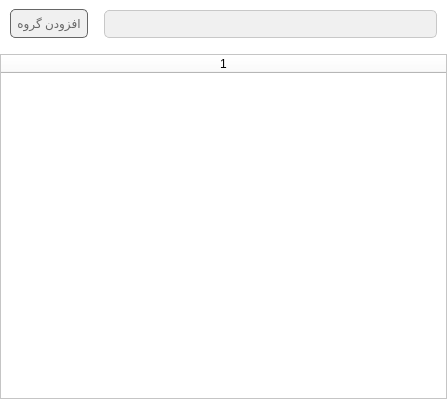
<?xml version="1.0" encoding="UTF-8"?>
<ui version="4.0">
 <class>GroupsWindow</class>
 <widget class="QDialog" name="GroupsWindow">
  <property name="geometry">
   <rect>
    <x>0</x>
    <y>0</y>
    <width>447</width>
    <height>399</height>
   </rect>
  </property>
  <property name="windowTitle">
   <string>Dialog</string>
  </property>
  <property name="styleSheet">
   <string notr="true">QWidget{
background-color: rgb(255, 255, 255);
	font: 8pt &quot;IRANSans&quot;;
}</string>
  </property>
  <layout class="QGridLayout" name="gridLayout">
   <property name="leftMargin">
    <number>0</number>
   </property>
   <property name="topMargin">
    <number>0</number>
   </property>
   <property name="rightMargin">
    <number>0</number>
   </property>
   <property name="bottomMargin">
    <number>0</number>
   </property>
   <item row="0" column="1">
    <widget class="QLineEdit" name="lineEditSearch">
     <property name="styleSheet">
      <string notr="true">QLineEdit{
margin:10px;
padding:5px;
	background-color: rgb(240, 240, 240);
	border:1px solid;
	border-color: rgb(200, 200, 200);
	border-radius:5px;
}</string>
     </property>
    </widget>
   </item>
   <item row="0" column="0">
    <widget class="QPushButton" name="pushButtonAddGroup">
     <property name="styleSheet">
      <string notr="true">QPushButton:pressed {
     background-color:   rgb(102, 102, 102);
	color: rgb(240, 240, 240);
}
QPushButton {
     background-color:  rgb(240, 240, 240);
	color: rgb(102, 102, 102);
border: 1px solid  rgb(102, 102, 102);
     border-radius: 5px;
padding:6px;
margin:0px;
margin-left:10px;
}

QPushButton:disabled {
	color: rgb(180, 180, 180);
}</string>
     </property>
     <property name="text">
      <string>افزودن گروه</string>
     </property>
    </widget>
   </item>
   <item row="1" column="0" colspan="2">
    <widget class="QTableWidget" name="tableWidgetGroups">
     <property name="styleSheet">
      <string notr="true">QTableView::item
{
	padding:10px;
}</string>
     </property>
     <property name="columnCount">
      <number>1</number>
     </property>
     <attribute name="horizontalHeaderCascadingSectionResizes">
      <bool>false</bool>
     </attribute>
     <attribute name="horizontalHeaderStretchLastSection">
      <bool>true</bool>
     </attribute>
     <column/>
    </widget>
   </item>
  </layout>
 </widget>
 <resources/>
 <connections/>
</ui>
